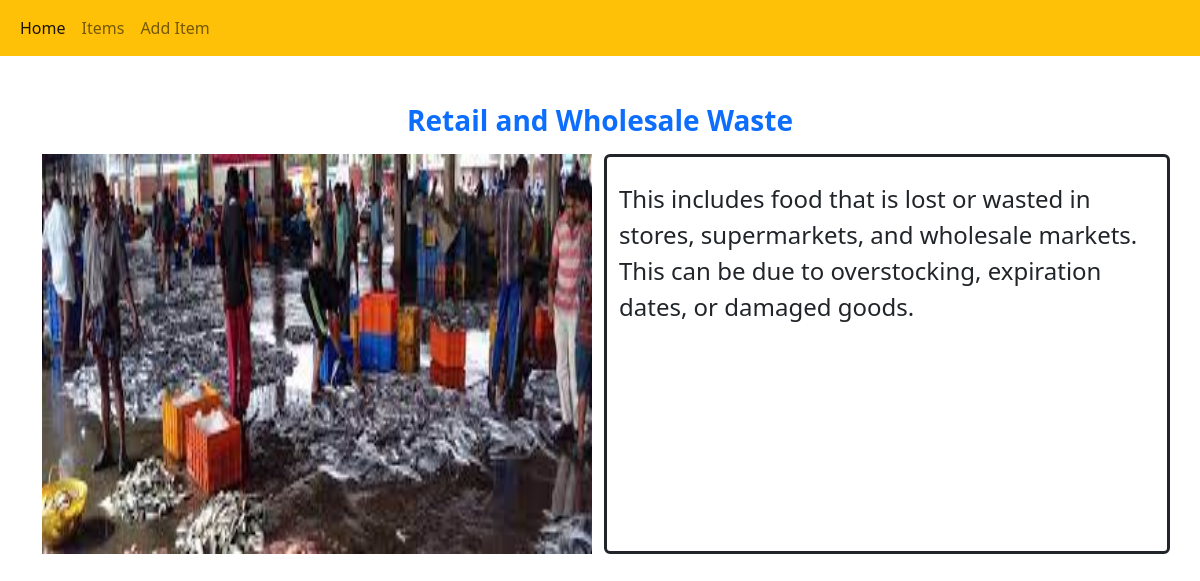
The app's page /item/3/ with its own data.
### item/models.py (models this page shows, shortened)
class Category(models.Model):
    name = models.CharField(max_length=100)
    description = models.TextField()
    image = models.ImageField(upload_to="images", null=True)

### item/views.py (the view)
# urls.py: path('item/<int:pk>/', ItemDetailView.as_view(), name='item_detail'),
class ItemDetailView(DetailView):
    model = Category
    template_name = 'item/item_detail.html'
    context_object_name = 'item'

### templates/item/item_detail.html (shortened to what this page needs)
<!DOCTYPE html>
<html lang="en">
  <head>
    <link href="https://cdn.jsdelivr.net/npm/bootstrap@5.2.3/dist/css/bootstrap.min.css" rel="stylesheet">
  </head>
  <body>
  {% include "item/navbar.html" %}
  <div class="container mt-5">
      <h3 class="text-center mt-5 mb-3 text-primary"><b>{{item.name}}</b></h3>
      <div class="row">
          <div class="col">
              <img src="{{item.image.url }}"  width="550px" height="400px" alt="img">
          </div>
          <div class="col border border-3 border-dark rounded">
              <p class="fs-4 mt-4">
        {{item.description}}
      </p>
          </div>
      </div>
    </div>
  </body>
</html>

### records on screen
Category: name "Retail and Wholesale Waste", image (picture), description "This includes food that is lost or wasted in stores, supermarkets, and wholesale markets. This can be due to overstocking, expiration dates, or damaged goods."
